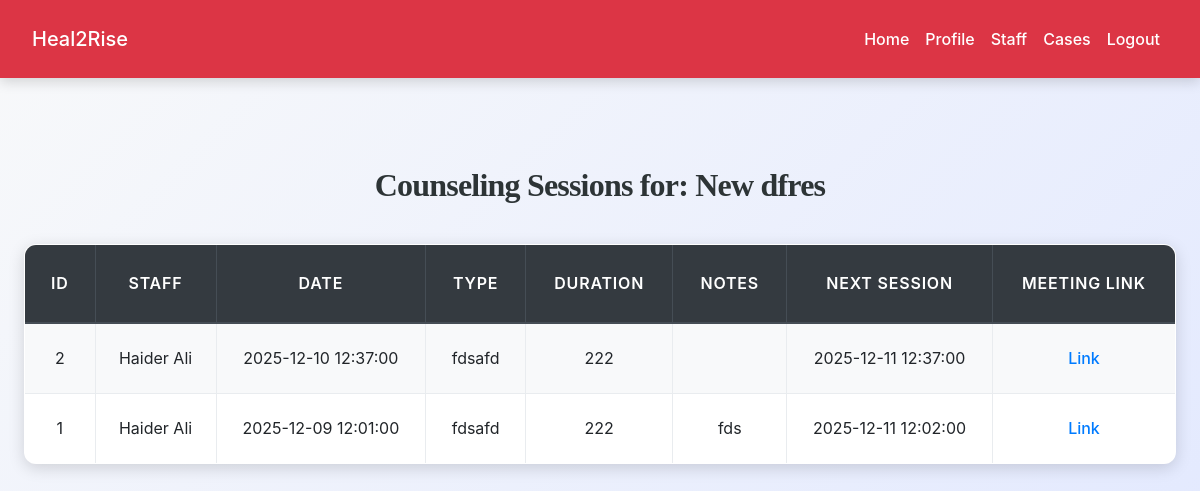
The page /ngo/counseling_sessions.php?case_id=1 (signed in) on the database its author committed.
### tables this page shows
CREATE TABLE `cases` (
  `id` int(11) NOT NULL,
  `case_title` varchar(255) NOT NULL,
  `description` text NOT NULL,
  `user_id` int(11) NOT NULL,
  `assigned_ngo_id` int(11) NOT NULL,
  `assigned_staff_id` int(11) DEFAULT NULL,
  `status` enum('pending','approved','rejected','closed') NOT NULL DEFAULT 'pending',
  `problem_category` text DEFAULT NULL,
  `severity` varchar(50) DEFAULT NULL,
  `risk_level` varchar(50) DEFAULT NULL,
  `created_at` datetime DEFAULT current_timestamp(),
  `closed_at` datetime DEFAULT NULL
);

CREATE TABLE `counseling_sessions` (
  `id` int(11) NOT NULL,
  `case_id` int(11) NOT NULL,
  `staff_id` int(11) NOT NULL,
  `session_date` datetime NOT NULL,
  `session_type` varchar(50) NOT NULL,
  `duration_minutes` int(11) DEFAULT NULL,
  `notes` text DEFAULT NULL,
  `next_session` datetime DEFAULT NULL,
  `meeting_link` varchar(255) DEFAULT NULL,
  `created_at` datetime DEFAULT current_timestamp()
);

CREATE TABLE `ngo_staff` (
  `id` int(11) NOT NULL,
  `ngo_id` int(11) NOT NULL,
  `full_name` varchar(100) NOT NULL,
  `email` varchar(100) NOT NULL,
  `phone` varchar(20) DEFAULT NULL,
  `password_hash` varchar(255) NOT NULL,
  `designation` varchar(50) NOT NULL,
  `qualification` text DEFAULT NULL,
  `experience_years` int(11) DEFAULT 0,
  `status` enum('active','inactive') DEFAULT 'active',
  `created_at` datetime DEFAULT current_timestamp()
);

### ngo/counseling_sessions.php (the view, shortened to what this page needs)
<?php
include('../config.php');
$ngo_id = $_SESSION['id'];
$case_id = intval($_GET['case_id']);
$stmt = $conn->prepare("SELECT case_title FROM cases WHERE id=? AND assigned_ngo_id=?");
$stmt->bind_param("ii", $case_id, $ngo_id);
$stmt->execute();
$case = $stmt->get_result()->fetch_assoc();
$stmt = $conn->prepare("
    SELECT s.*, st.full_name AS staff_name
    FROM counseling_sessions s
    LEFT JOIN ngo_staff st ON s.staff_id = st.id
    WHERE s.case_id=?
    ORDER BY s.session_date DESC
");
$stmt->bind_param("i", $case_id);
$stmt->execute();
$sessions = $stmt->get_result();
?>
<!DOCTYPE html>
<html>
<head>
    <link rel="stylesheet" href="https://cdn.jsdelivr.net/npm/bootstrap@4.6.2/dist/css/bootstrap.min.css">
    <link rel="stylesheet" href="../css/style.css">
</head>
<body>
<?php include('navbar.php'); ?>
<div class="container py-5">
    <h2>Counseling Sessions for: <?= htmlspecialchars($case['case_title']) ?></h2>
    <?php if($sessions->num_rows > 0): ?>
    <table class="table table-bordered table-striped">
        <thead class="thead-dark">
            <tr>
                <th>ID</th>
                <th>Staff</th>
                <th>Date</th>
                <th>Type</th>
                <th>Duration</th>
                <th>Notes</th>
                <th>Next Session</th>
                <th>Meeting Link</th>
            </tr>
        </thead>
        <tbody>
            <?php while($s = $sessions->fetch_assoc()): ?>
            <tr>
                <td><?= $s['id'] ?></td>
                <td><?= htmlspecialchars($s['staff_name']) ?></td>
                <td><?= $s['session_date'] ?></td>
                <td><?= htmlspecialchars($s['session_type']) ?></td>
                <td><?= $s['duration_minutes'] ?? '-' ?></td>
                <td><?= nl2br(htmlspecialchars($s['notes'])) ?></td>
                <td><?= $s['next_session'] ?? '-' ?></td>
                <td><?= $s['meeting_link'] ? "<a href='{$s['meeting_link']}' target='_blank'>Link</a>" : '-' ?></td>
            </tr>
            <?php endwhile; ?>
        </tbody>
    </table>
    <?php else: ?>
        <p>No sessions added yet.</p>
    <?php endif; ?>
</div>
</body>
</html>

### css/style.css (style rules this page uses)
:root { --primary: #007bff; --secondary: #6c757d; --success: #28a745; --info: #17a2b8; --warning: #ffc107; --danger: #dc3545; --light: #f8f9fa; --dark: #2d3436; --accent: #ff6f61; --highlight: #6f42c1; --shadow: rgba(0, 0, 0, 0.15); --transition: all 0.3s ease-in-out; }
body { font-family: 'Inter', 'Segoe UI', Tahoma, Geneva, Verdana, sans-serif; background: linear-gradient(135deg, var(--light) 0%, #e0e7ff 100%); color: var(--dark); line-height: 1.8; margin: 0; padding: 0; min-height: 100vh; font-size: 16px; }
h1, h2, h3, h4 { text-align: center; margin: 2.5rem 0; font-family: 'Georgia', 'Times New Roman', serif; color: var(--dark); font-weight: 700; letter-spacing: -0.025em; }
h2 { font-size: 2rem; }
.container { max-width: 1200px; margin: 0 auto 3rem; padding: 0 1.5rem; }
.table { width: 100%; border-collapse: collapse; margin: 2rem 0; font-size: 1rem; background-color: #ffffff; border-radius: 12px; overflow: hidden; box-shadow: 0 4px 16px var(--shadow); transition: var(--transition); }
.table th, .table td { padding: 1.25rem; border: 1px solid #e9ecef; text-align: center; vertical-align: middle; }
.table thead th { background-color: rgb(0, 0, 0); color: white; font-weight: 600; text-transform: uppercase; letter-spacing: 0.05em; padding: 1.5rem; }
.table tbody tr { transition: var(--transition); }
.table tbody tr:nth-child(odd) { background-color: var(--light); }
a { color: var(--primary); text-decoration: none; font-weight: 500; transition: var(--transition); }

### rows shown on the page
cases: case_title "New dfres"
counseling_sessions: id "2", staff.full_name "Haider Ali", session_date "2025-12-10 12:37:00", session_type "fdsafd", duration_minutes "222", next_session "2025-12-11 12:37:00"
counseling_sessions: id "1", staff.full_name "Haider Ali", session_date "2025-12-09 12:01:00", session_type "fdsafd", duration_minutes "222", notes "fds", next_session "2025-12-11 12:02:00"
